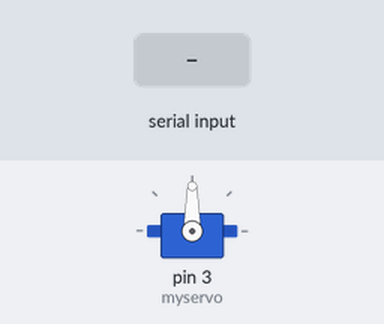
The sketch below on a simulated Arduino Uno, built with avr-gcc and run on an emulated ATmega328P. Parts: servo. Inputs (shaded band) come from the test bench.

Above: at 1.2 s.
1.3 s: "1" received over Serial
At 4.3 s:
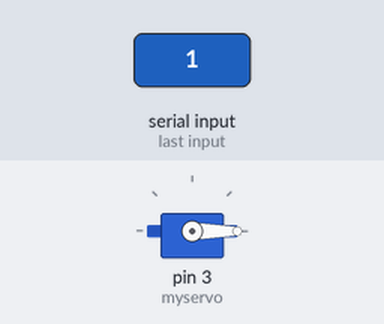
Timing chart, 0 to 5.8 s (numbered marks = the images above; inputs shaded):
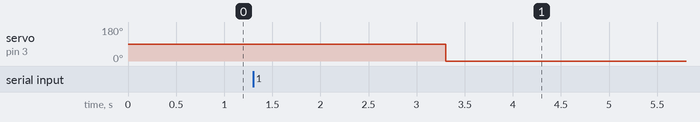

Measured:
- after the input at 1.3 s, servo on pin 3 (myservo): 90° → 0° after 2.0 s

The sketch:

arduino_servo.ino
```cpp
#include <Servo.h>

Servo myservo;  // create servo object to control a servo

void setup() {
  myservo.attach(3);  // attaches the servo on pin 9 to the servo object
  Serial.begin(9600);  // initialize serial communication
}

void loop() {
  if (Serial.available() > 0) {
    char command = Serial.read();  // read the incoming command

    if (command == '1') {
      myservo.write(90);  // turn the servo to 90 degrees
      delay(2000);        // wait for 5 seconds
      myservo.write(0);   // return the servo to its original position
    }
  }
}
```
